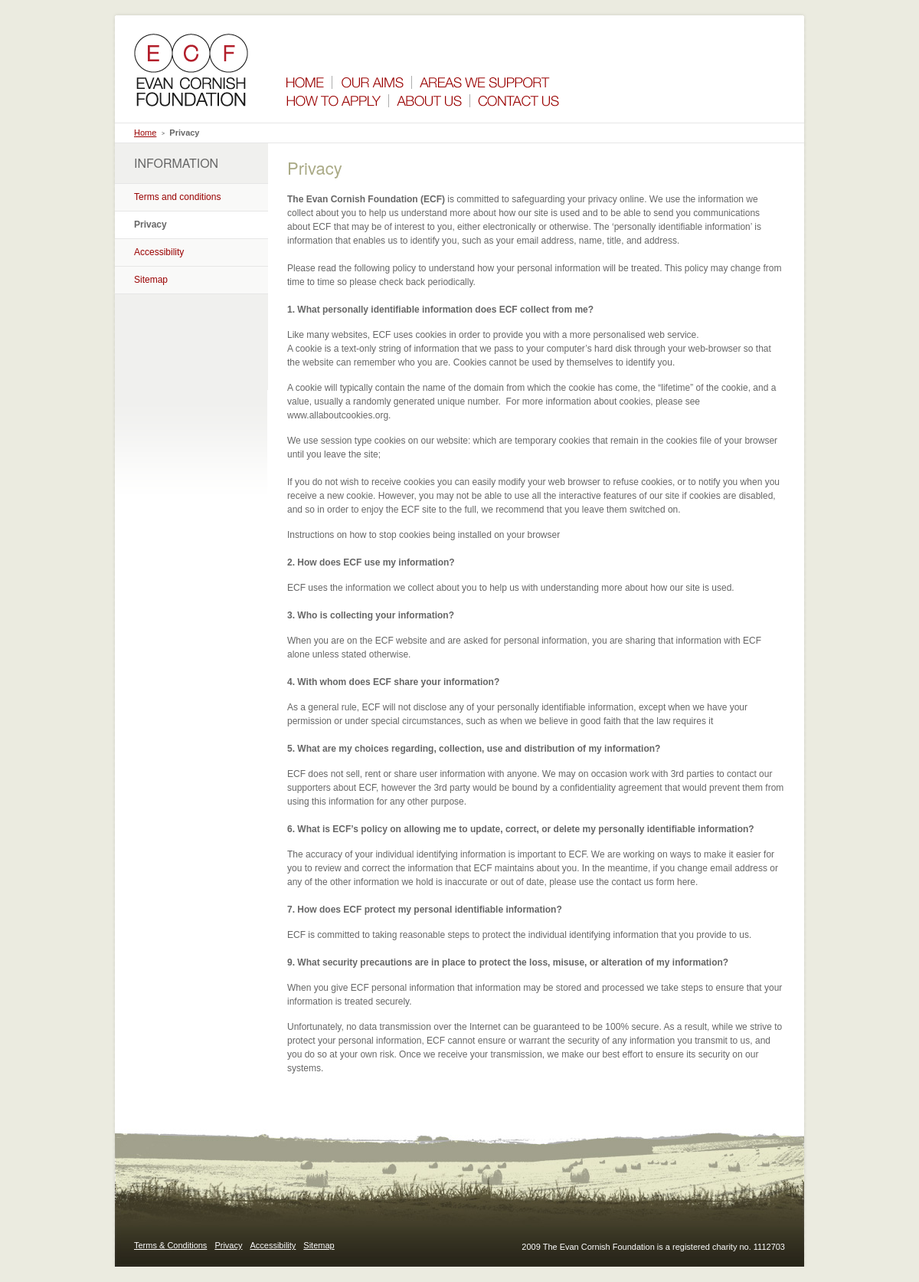
Page /ECF/ECF/privacy.php on the committed database.
### tables this page shows
CREATE TABLE IF NOT EXISTS `footer` (
  `id` tinyint(4) NOT NULL AUTO_INCREMENT,
  `maincontent` text NOT NULL,
  PRIMARY KEY (`id`)
);

CREATE TABLE IF NOT EXISTS `misc` (
  `id` tinyint(4) NOT NULL,
  `helped_no` varchar(255) NOT NULL,
  `footer_msg` varchar(255) NOT NULL,
  `sidecontent` text NOT NULL,
  PRIMARY KEY (`id`)
);

### ECF/ECF/privacy.php (the view, shortened to what this page needs)
<?php
require("header.php");
$result = mysql_query("SELECT * FROM footer WHERE id=2")
or die(mysql_error());
$row = mysql_fetch_array( $result );
?>
<ul id="breadcrumbs">
	<li class="front_page bc-arrow"><a href="index.php">Home</a></li>
	<li class="current"><a href="privacy.php">Privacy</a></li>
</ul>
<div id="main-area">
	<div id="subnav-area">
		<h2>INFORMATION</h2>
		<ul id="sub-nav">
			<li><a href="terms-and-conditions.php">Terms and conditions</a></li>
			<li class="current_page_item"><a href="privacy.php">Privacy</a></li>
			<li><a href="accessibility.php">Accessibility</a></li>
			<li><a href="sitemap.php">Sitemap</a></li>
		</ul>
	</div>
	<div id="content-area">
		<div id="content-area-main-full">
			<h1>Privacy</h1>
			<?php echo $row['maincontent']; ?>
		</div>
	</div>
</div>
<?php require("footer.php"); ?>

### ECF/ECF/footer.php (shortened to what this page needs)
<div id="footer-area">
	<ul id="footer-nav">
		<li><a href="terms-and-conditions.php">Terms &amp; Conditions</a></li>
		<li><a href="privacy.php">Privacy</a></li>
		<li><a href="accessibility.php">Accessibility</a></li>
		<li><a href="sitemap.php">Sitemap</a></li>
	</ul>
	<p id="copyright"><?php echo $row88['footer_msg']; ?></p>
</div>
</div>
</div>
</body></html>

### ECF/ECF/css/style.css (style rules this page uses)
body { font-family: Arial; font-size: 12px; background-color: #ebebe0; line-height: 15px; }
h1 { color: #aaaa86; font-size: 22px; font-weight: normal; padding-bottom: 20px; font-family: "Helvetica Neue"; line-height: 24px; }
h2 { color: #aaaa86; font-size: 20px; font-weight: normal; padding-bottom: 15px; font-family: "Helvetica Neue"; line-height: 22px; }
a { color: #990000; }
p { padding-bottom: 15px; line-height: 18px; }
#breadcrumbs { padding: 5px 25px 5px 25px; font-size: 11px; border-top: 1px #e6e6e6 solid; border-bottom: 1px solid #e6e6e6; overflow: hidden; height: 1%; }
#breadcrumbs li { float: left; }
#breadcrumbs li.bc-arrow { padding-right: 11px; margin-right: 6px; background: url(images/breadcrumb-arrow.gif) right center no-repeat; }
#breadcrumbs li.current a { color: #666; font-weight: bold; text-decoration: none; }
#main-area { overflow: hidden; height: 1%; }
#subnav-area { width: 200px; float: left; padding-bottom: 300px; background: url(images/subnav-bg.gif) left bottom no-repeat; background-color: #f0f0ee; }
#subnav-area h2 { padding: 15px 15px 15px 25px; text-transform: uppercase; font-size: 16px; font-weight: normal; color: #666666; }
#subnav-area ul { border-top: 1px solid #e6e6e6; }
#subnav-area li { background-color: #f9f9f8; padding: 10px 15px 10px 25px; border-bottom: 1px solid #e6e6e6; }
#subnav-area li a { text-decoration: none; }
#subnav-area li.current_page_item { background-color: #ffffff; }
#subnav-area li.current_page_item a { color: #666666; font-weight: bold; }
#content-area { width: 700px; float: left; }
#content-area-main-full { width: 650px; float: left; padding: 20px 25px 20px 25px; position: relative; }
#footer-area { background: url(images/bg-field.jpg) left bottom no-repeat; height: 20px; font-size: 11px; color: #ffffff; padding: 180px 25px 15px 25px; }
#footer-area a { color: #ffffff; }
#footer-area p { float: right; }
#footer-nav { float: left; }
#footer-nav li { float: left; padding-right: 10px; }

### rows in the picture
footer: maincontent "The Evan Cornish Foundation (ECF) is committed to safeguarding your privacy online. We use the information we collect about you to help us understand more about how our site is used and to be able to send you communications about ECF that may be of interest to you, either electronically or otherwise. The ‘personally identifiable information’ is information that enables us to identify you, such as your email address, name, title, and address. Please read the following policy to understand how your personal information will be treated. This policy may change from time to time so please check back periodically. 1. What personally identifiable information does ECF collect from me? Like many…"
misc: footer_msg "2009 The Evan Cornish Foundation is a registered charity no. 1112703"
